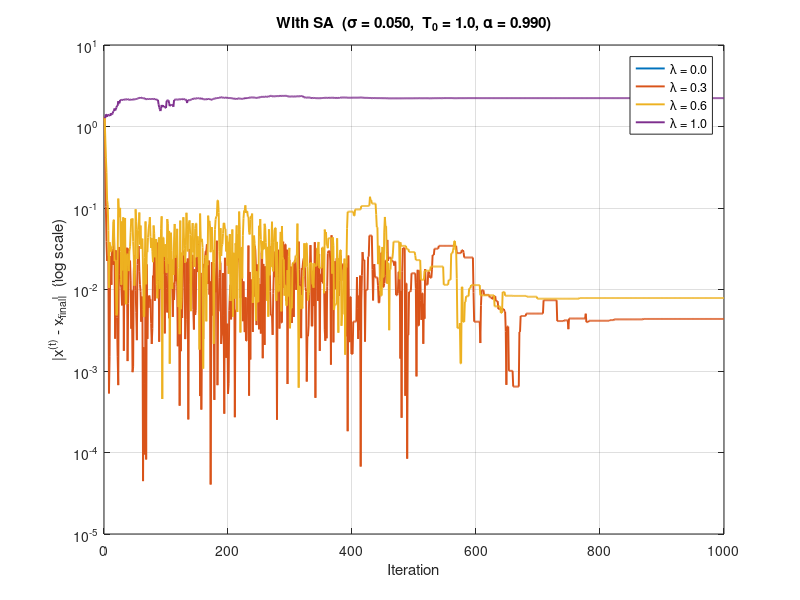

MATLAB code for this plot:
%%%%%%%%%%%%%%%%%%%%%%%%%%%%%%%%%%%%%%%%%%%%%%%%%%%%%%%%%%%%%%%%%%%%%%%%%%%
% toy_withSA.m
% 單點 ML–CFD 耦合 (含 SA) ：能量 E = |Δx|，Metropolis + 降溫
%%%%%%%%%%%%%%%%%%%%%%%%%%%%%%%%%%%%%%%%%%%%%%%%%%%%%%%%%%%%%%%%%%%%%%%%%%%

clear; clc; close all;

%% ------------------ 基本設定 -------------------------------------------
maxIter   = 1000;
sigma     = 0.05;
lambdaArr = [0 0.3 0.6 1.0];
xFinal    = pi/6;
x0        = -pi/4;

% SA 參數
T0    = 1.0;      % 初始溫度
alpha = 0.99;    % 冷卻率  T_{t+1}=αT_t

rng(42);

%% ------------------ 圖形初始化 ----------------------------------------
figure('Name','With SA','Position',[80 80 680 500]);
hold on; grid on; box on;
colors = lines(numel(lambdaArr));

%% ------------------ 逐 λ 模擬 -----------------------------------------
for kLam = 1:numel(lambdaArr)
    lam = lambdaArr(kLam);
    
    x    = x0;
    e    = nan(maxIter,1);
    Eold = NaN;      % 前一步能量
    T    = T0;       % 當前溫度
    
    e(1) = abs(x - xFinal);
    
    for t = 2:maxIter
        eps_t = sigma * randn;
        y_t   = sin(x) + eps_t;                  % ML 輸出
        
        xCand = (1-lam)*xFinal + lam*asin(y_t);  % CFD 回推 (候選)
        Ecand = abs(xCand - x);                  % 能量 |Δx|
        if isnan(Eold), Eold = Ecand; end        % 首步初始化
        
        % -------- Metropolis 接受規則 ----------
        if Ecand <= Eold
            accept = true;                       % 能量下降 → 必接受
        else
            P = exp(-(Ecand - Eold)/T);
            accept = rand < P;                  % 依機率接受
        end
        
        % -------- 更新狀態/拒絕處理 ------------
        if accept
            x = xCand;
            Eold = Ecand;
        end
        
        % -------- 降溫 -------------------------
        T = alpha * T;
        
        % -------- 記錄誤差 --------------------
        e(t) = abs(x - xFinal);
    end
    
    semilogy(e,'-','Color',colors(kLam,:), ...
             'LineWidth',1.4, ...
             'DisplayName',sprintf('\\lambda = %.1f',lam));
end

title(sprintf('With SA  (\\sigma = %.3f,  T_0 = %.1f, \\alpha = %.3f)', ...
               sigma,T0,alpha));
xlabel('Iteration'); ylabel('|x^{(t)} - x_{final}|  (log scale)');
legend show;